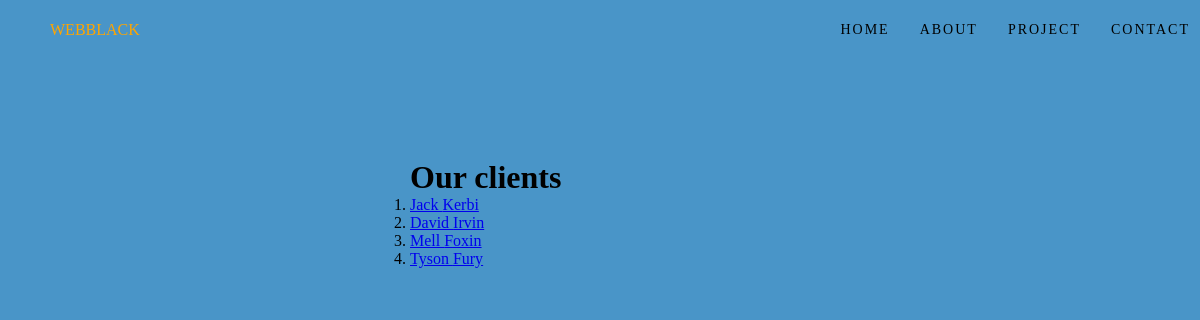
Before: /clients/ with the older database file.
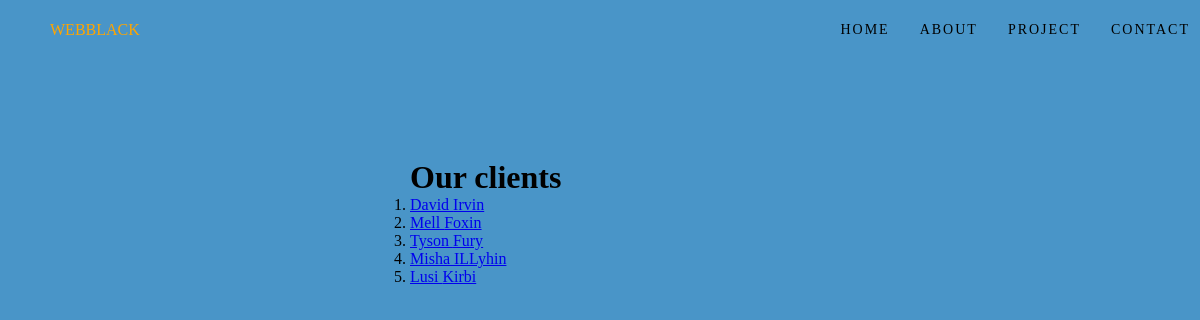
After: the same page with the newer database file.
### clients/models.py (models this page shows, shortened)
class Client(models.Model):
    firstname = models.CharField(max_length=255)
    lastname = models.CharField(max_length=255)
    phone = models.IntegerField(null=True)
    register_date = models.DateField(null=True)

### clients/views.py (the view)
# urls.py: path('', include('clients.urls')),
def clients(request):
    clients = Client.objects.all().values()
    template = loader.get_template('all_clients.html')
    context = {
        'clients': clients,
    }
    return HttpResponse(template.render(context, request))

### clients/templates/all_clients.html (shortened to what this page needs)
{% extends "master.html" %}
{% block content %}
    <h1>Our clients</h1>
    <ol>
    {% for x in clients %}
        <li>
            <a href="details/{{x.id}}">{{ x.firstname}} {{ x.lastname}}</a>
        </li>
    {% endfor %}
    </ol>
{% endblock %}

### clients/templates/master.html (shortened to what this page needs)
{% load static %}
<!DOCTYPE html>
<html lang="en">
<head>
    <link rel="stylesheet" href="{% static 'css/style.css'%}">
</head>
<body>
    <header class="header">
        <div class="container">
            <div class="header__inner">
                <a href="/" class="logo">WEBBLACK</a>
                <nav class="menu">
                    <ul class="menu__list">
                        <li class="menu__list-item">
                            <a class="menu__list-link" href="/">HOME</a>
                        </li>
                        <li class="menu__list-item">
                            <a class="menu__list-link" href="https://www.linkedin.com/pulse/model-view-controller-overview-nitin-rangarajan" target="_blank">ABOUT</a>
                        </li>
                        <li class="menu__list-item">
                            <a class="menu__list-link" href="#">PROJECT</a>
                        </li>
                        <li class="menu__list-item">
                            <a class="menu__list-link" href="#">CONTACT</a>
                        </li>
                    </ul>
                </nav>
            </div>
        </div>
    </header>
    <main class="main">
        <div class="container">
            <div class="main__inner">
                {% block content %}
                {% endblock %}
            </div>
        </div>
    </main>
</body>
</html>

### clients/static/css/style.css (style rules this page uses)
body { background-color: #4995c8; }
.container { max-width: 1200px; margin: 0 auto; padding: 0 10px; }
.header__inner { display: flex; justify-content: space-between; padding: 20px 0; align-items: center; }
.logo { margin-left: 40px; text-decoration: none; color: orange; }
.menu__list { display: flex; list-style: none; }
.menu__list-link { font-size: 14px; line-height: 18px; text-decoration: none; letter-spacing: 2px; text-transform: uppercase; color: black; padding-bottom: 3px; transition: all 0.5s; }
.menu__list-item { margin-left: 30px; }
.main__inner { margin: 100px 0px 0px 400px; }

Changed rows visible on the page:
removed Client: firstname "Jack", lastname "Kerbi"
added Client: firstname "Misha", lastname "ILLyhin"
added Client: firstname "Lusi", lastname "Kirbi"
